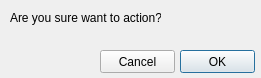
<?xml version="1.0" encoding="UTF-8"?>
<ui version="4.0">
 <class>Dialog</class>
 <widget class="QDialog" name="Dialog">
  <property name="geometry">
   <rect>
    <x>0</x>
    <y>0</y>
    <width>261</width>
    <height>78</height>
   </rect>
  </property>
  <property name="windowTitle">
   <string>Dialog</string>
  </property>
  <widget class="QLabel" name="label">
   <property name="geometry">
    <rect>
     <x>10</x>
     <y>10</y>
     <width>151</width>
     <height>16</height>
    </rect>
   </property>
   <property name="text">
    <string>Are you sure want to action?</string>
   </property>
  </widget>
  <widget class="QPushButton" name="pushButton">
   <property name="geometry">
    <rect>
     <x>180</x>
     <y>50</y>
     <width>75</width>
     <height>23</height>
    </rect>
   </property>
   <property name="text">
    <string>OK</string>
   </property>
  </widget>
  <widget class="QPushButton" name="pushButton_2">
   <property name="geometry">
    <rect>
     <x>100</x>
     <y>50</y>
     <width>75</width>
     <height>23</height>
    </rect>
   </property>
   <property name="text">
    <string>Cancel</string>
   </property>
  </widget>
 </widget>
 <resources/>
 <connections/>
</ui>
